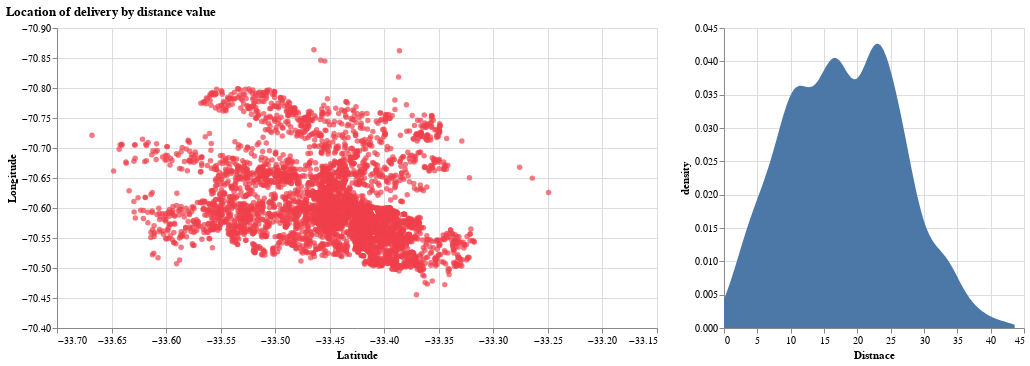

Notebook cell for this chart:
### Code cell
data = remove_outlayers(df.sample(5000)[columns], 'distance', True)
# interval selection in the scatter plot
pts = alt.selection(type="interval", encodings=["x"])

# left panel: scatter plot
points = alt.Chart().mark_point(
  filled=True, color=PALETTE_ALT[1],
).encode(
  x=alt.X('lat', type='quantitative', scale=alt.Scale(domain=(-33.70, -33.15)), title='Latitude'),
  y=alt.Y('long',type='quantitative', scale=alt.Scale(domain=(-70.4, -70.9)), title='Longitude'),
).transform_filter(pts).properties(width=600, height=300)

# right panel: histogram
mag = alt.Chart(data=data).transform_density(density="distance", as_=['distance', 'density'],).mark_area().encode(
  x=alt.X('distance', type='quantitative', title='Distnace'), y='density:Q',
  #color=alt.Color('total_size:N', legend=alt.Legend(title='Total size'), scale=color_scale),
).properties(width=300, height=300).add_selection(pts)

alt.hconcat(points, mag, data=data[columns]).properties(title='Location of delivery by distance value')

### Figure 1 — Vega-Lite specification as saved in the notebook (floating-point values rounded to 4 significant figures; data arrays with more than 128 entries replaced by an {"elided": "..."} marker saying what was removed)
{"config": {"view": {"continuousWidth": 400, "continuousHeight": 300}}, "hconcat": [{"mark": {"type": "point", "color": "#EF404B", "filled": true}, "encoding": {"x": {"type": "quantitative", "field": "lat", "scale": {"domain": [-33.7, -33.15]}, "title": "Latitude"}, "y": {"type": "quantitative", "field": "long", "scale": {"domain": [-70.4, -70.9]}, "title": "Longitude"}}, "height": 300, "transform": [{"filter": {"selection": "selector151"}}], "width": 600}, {"data": {"name": "data-1799d41b8d8e7be534b1f17d12a47baa"}, "mark": "area", "encoding": {"x": {"type": "quantitative", "field": "distance", "title": "Distnace"}, "y": {"type": "quantitative", "field": "density"}}, "height": 300, "selection": {"selector151": {"type": "interval", "encodings": ["x"]}}, "transform": [{"density": "distance", "as": ["distance", "density"]}], "width": 300}], "data": {"name": "data-1799d41b8d8e7be534b1f17d12a47baa"}, "title": "Location of delivery by distance value", "$schema": "https://vega.github.io/schema/vega-lite/v4.8.1.json", "datasets": {"data-1799d41b8d8e7be534b1f17d12a47baa": {"elided": "4988 records"}}}
